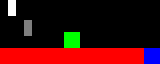

A level layout from a 2D game, rendered from its tile map. Below: a short description, then the map file with tile-grid data replaced by summaries:
An orthogonal 10x4 tile map with 16x16 px tiles, 2 tile layers (Ground, Decor) and 1 object.

<map version="1.10" tiledversion="1.11.0" orientation="orthogonal" renderorder="right-down" width="10" height="4" tilewidth="16" tileheight="16" infinite="0" nextlayerid="7" nextobjectid="6">
 <tileset firstgid="1" name="tiles" tilewidth="16" tileheight="16" tilecount="4" columns="4">
 <image source="art/tiles.png" width="64" height="16" />
 <tile id="0">
  <properties>
   <property name="solid" type="bool" value="true" />
  </properties>
 </tile>
 <tile id="1" class="spikes" />
 <tile id="2">
  <objectgroup draworder="index" id="2">
   <object id="1" x="0" y="0" width="16" height="16" />
  </objectgroup>
 </tile>
</tileset>
 <layer id="1" name="Ground" width="10" height="4">
  <data>[40 cells, 12 non-empty, 4 distinct tile ids]</data>
 </layer>
 <layer id="2" name="Decor" width="10" height="4" opacity="0.5" offsetx="8" offsety="4">
  <data encoding="csv">
0,0,0,0,0,0,0,0,0,0,
0,4,0,0,0,0,0,0,0,0,
0,0,0,0,0,0,0,0,0,0,
0,0,0,0,0,0,0,0,0,0
</data>
 </layer>
</map>
